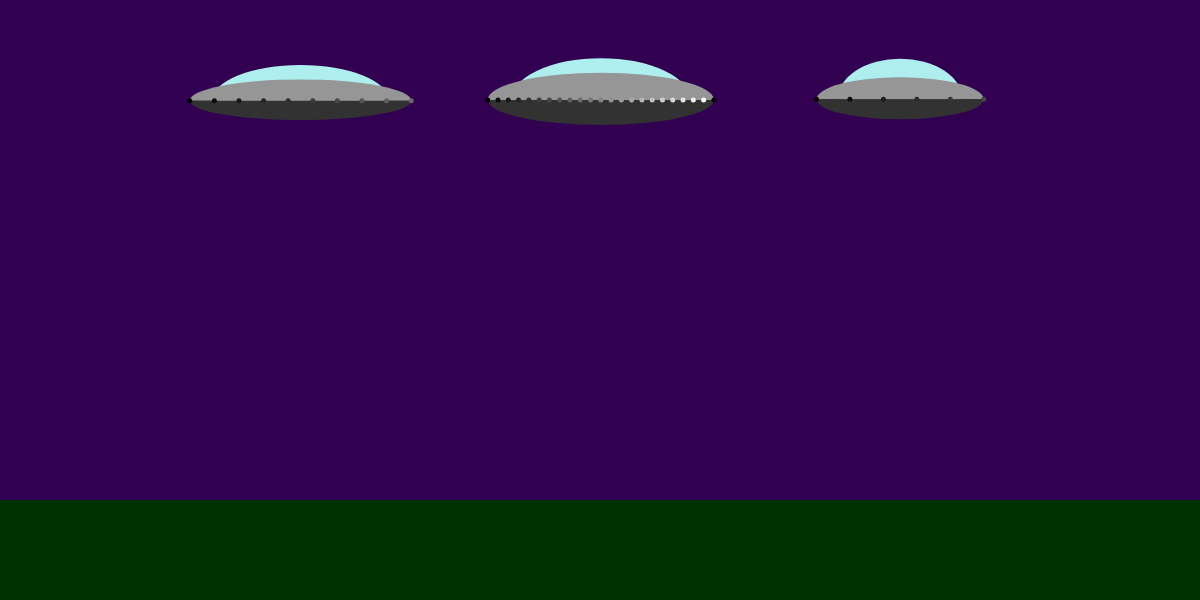
Frame 1 (no input)
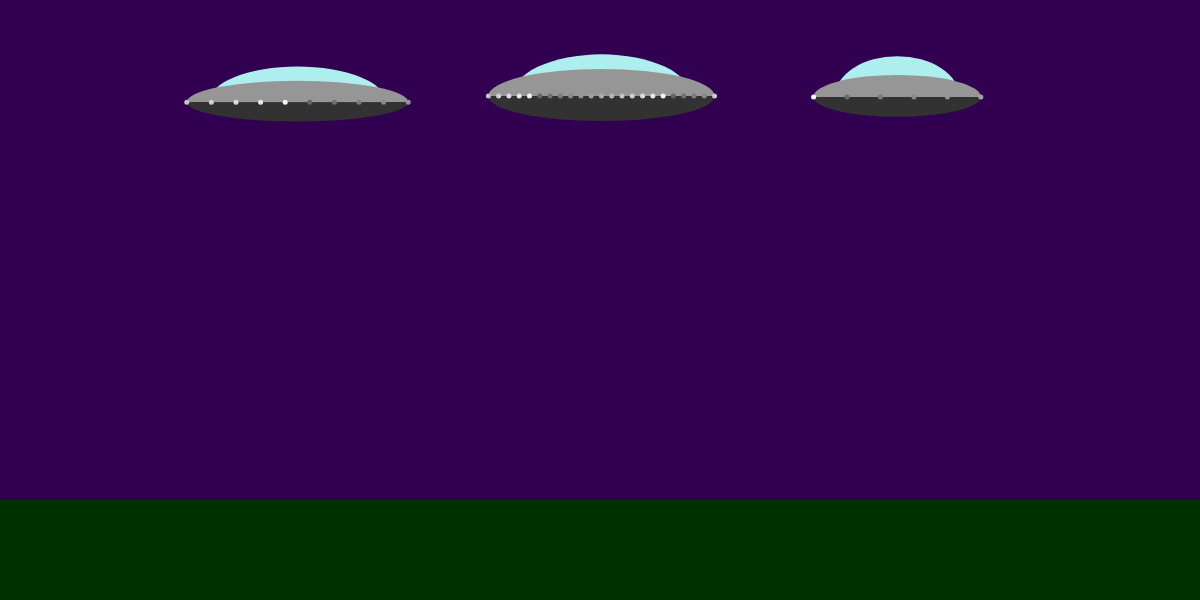
Frame 60 (no input)
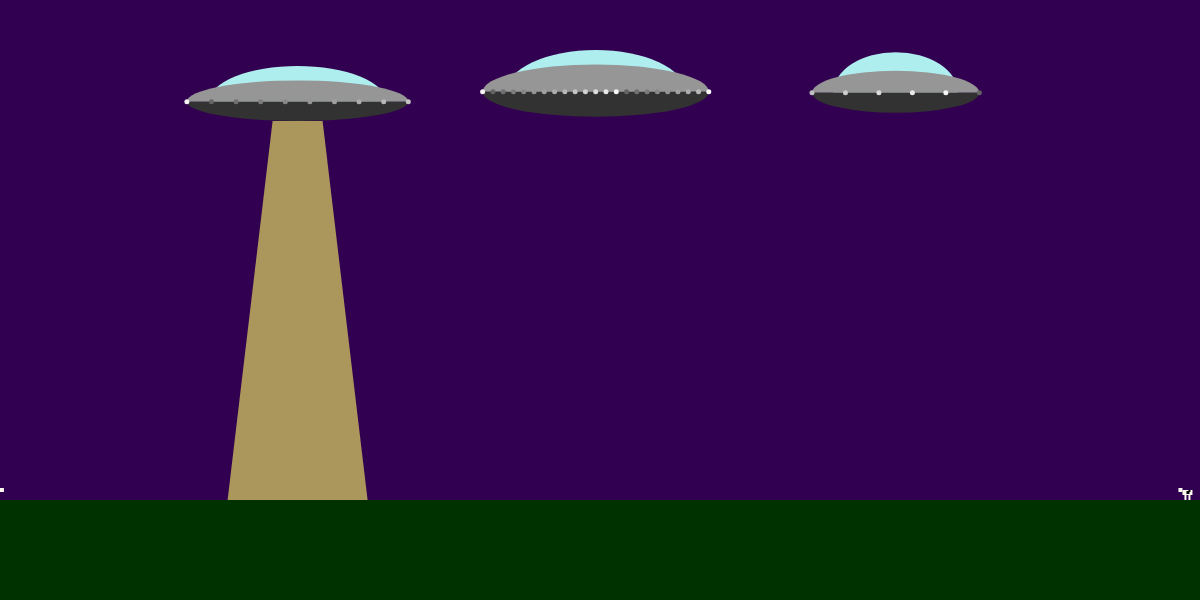
Frame 120 (the mouse pressed at the canvas centre since frame 60)

The p5.js sketch that drew these frames (run headless with seeded random() and noise() and a simulated clock; from frame 60 on, the mouse is pressed at the canvas centre):

// p5.js sketch
// ── sketch.js
//Topic 1.1 
//Object orientation revisted
//part two

var flyingSaucers;
var cowManager;


function FlyingSaucer(x,y)
{
    //public
    this.x = x;
    this.y = y;
    this.beamOn = false;
    
    //private
    var fs_width = random(150,250);
    var fs_height = random(75,125);
    var window_width = random(0.65,0.85);
    var window_height = random(0.75,1);
    var base_height = random(0.25,0.5);
    var num_lights = floor(random(5,25));
    var light_inc = floor(random(5,10));
    var brightnesses = [];
    var beamWidth = 140;
        

    this.hover = function()
    {
        this.x += random(-1,1);
        this.y += random(-1,1); 
        
        if(!this.beamOn && random() > 0.995)
        {
            this.beamOn = true;
        }
        else if(this.beamOn && random() > 0.998)
        {
            this.beamOn = false;
        }
    }

    
    this.draw = function()
    {
        if(this.beamOn)
        {
            this.beam();
        }
        
        
        //draw the window
        fill(175,238,238);
        arc(
            this.x,
            this.y,
            fs_width * window_width,
            fs_height * window_height,
            PI,TWO_PI);

        //draw the body
        fill(150);
        arc(
            this.x,
            this.y,
            fs_width,
            fs_height/2,
            PI,TWO_PI);

        //draw the base
        fill(50);
        arc(
            this.x,
            this.y,
            fs_width,
            fs_height * base_height,
            0,PI);

        //draw the lights
        var incr = (fs_width/(num_lights -1)); 

        for(var i = 0; i < num_lights; i++)
        {

            var x = this.x - fs_width/2 + i * incr;
            fill(brightnesses[i]);
            ellipse(
                x,
                this.y,
                5,
                5
            )
            brightnesses[i] += light_inc;
            if(brightnesses[i] > 255)
            {
                brightnesses[i] = 100;
            }
        }
    }   
    
    this.beam = function()
    {
        if(random() > 0.25)
        {
            fill(255,255,100,150);
            beginShape();
            vertex(this.x - 25,this.y + fs_height * base_height * 0.5);
            vertex(this.x + 25,this.y + fs_height * base_height * 0.5);
            vertex(this.x + beamWidth/2,height - 100);
            vertex(this.x - beamWidth/2,height - 100);
            endShape();
        }
    }
    
    this.getBeamBoundaries = function()
    {
        var boundaries = [];
        boundaries.push(this.x - beamWidth/2);
        boundaries.push(this.x + beamWidth/2);
        return boundaries;
    }
    
    //////// setup code /////////
    
    for(var i = 0; i < num_lights; i++)
    {
        brightnesses.push((i * light_inc * 2)%255);
    }
}


function Cow(x,y)
{
    //public
    this.x = x;
    this.y = y;
    this.direction = random(1,2);
    this.flyingSaucerRef = null;
    this.flagForDeletion = false;
    this.isFrozen = false;
    
    //private
    var step = 0;

    if(random() > 0.5)
    {
        this.direction *= -1;    
    }
    
    
    this.draw = function()
    {
        
        push();
        translate(this.x, this.y);
        if(this.direction > 0)
        {
            scale(-1,1);
        }
        
        fill(255,250,240)
        rect(0,-10,10,5);
        
        //legs
        if(step > 5)
        {
            rect(0,-5,2,5);
            rect(8,-5,2,5);
        }
        else
        {
            rect(2,-5,2,5);
            rect(6,-5,2,5);
        }
        
        //head
        rect(-4,-12,4,4);
        
        //markings
        fill(0);
        rect(4,-9,3,3);
        rect(6,-10,2,2);

        pop();
        
    }
    
    this.walk = function()
    {
        this.x += this.direction;
        step = (step + 1)%10;
    }

}


function CowManager()
{
    this.cows = [];
    this.minCows = 10;
    
    this.update = function()
    {
        //add new cows if necessary
        if(this.cows.length < this.minCows)
        {
            this.cows.push(new Cow(width+199, height - 100));
        }
        
        for(var i = 0; i < this.cows.length; i++)
        {
            
            if(!this.cows[i].isFrozen)
            {
                if(this.cows[i].y < height - 100)
                {
                    //falling
                    this.cows[i].y += 3;
                }
                else
                {
                    //regular walking
                    this.cows[i].walk();

                    if(this.cows[i].x > width + 200)
                    {
                        this.cows[i].x = -200;
                    }
                    else if(this.cows[i].x < -200)
                    {
                        this.cows[i].x = width + 200;
                    }
                }
            }
            else
            {
                //reset for next frame
                this.cows[i].isFrozen = false;    
            }
        }
        
        //remove old cows
        for(var i = this.cows.length - 1; i >= 0; i--)
        {
            if(this.cows[i].flagForDeletion)
            {
                this.cows.splice(i,1);
            }
        }
           
        
    }
    
    this.draw = function()
    {
        for(var i = 0; i < this.cows.length; i++)
        {
            this.cows[i].draw();
        }
    }
    
    this.checkForCows = function(x1,x2)
    {
        //returns all cows between the two points
        
        var cows = [];
        
        for(var i = 0; i < this.cows.length; i++)
        {
            if(this.cows[i].x >= x1 && this.cows[i].x <= x2)
            {
                cows.push(this.cows[i]);
            }
        }
        
        return cows;
    }
    
    this.levitateCows = function(boundaries, x_anchor, y_cutoff)
    {
        var cows = this.checkForCows(boundaries[0], boundaries[1]);
        
        //hover up
        for(var i = 0 ; i < cows.length; i++)
        {
            cows[i].x = x_anchor;
            cows[i].y -= 1;
            cows[i].isFrozen = true;
            
            if(cows[i].y < y_cutoff)
            {
                cows[i].flagForDeletion = true;
            }
        }

    }

}

function setup()
{
    createCanvas(1200,600);
    noStroke();
    
    flyingSaucers = [new FlyingSaucer(width/4,100), new FlyingSaucer(width * 3/4, 100)];
    
    cowManager = new CowManager();

    flyingSaucers.push(new FlyingSaucer(width/2,100))

}

function draw()
{
    background(50,0,80);
    
    //draw the ground
    fill(0,50,0);
    rect(0,height - 100, width, 100);
    
    cowManager.update();
    cowManager.draw();

    for(var i = 0; i < flyingSaucers.length; i++)
    {
        flyingSaucers[i].hover();
        flyingSaucers[i].draw();
    
    
        if(flyingSaucers[i].beamOn)
        {   
            var b = flyingSaucers[i].getBeamBoundaries();
            cowManager.levitateCows(b, flyingSaucers[i].x, flyingSaucers[i].y);
        }
    }
 

}
